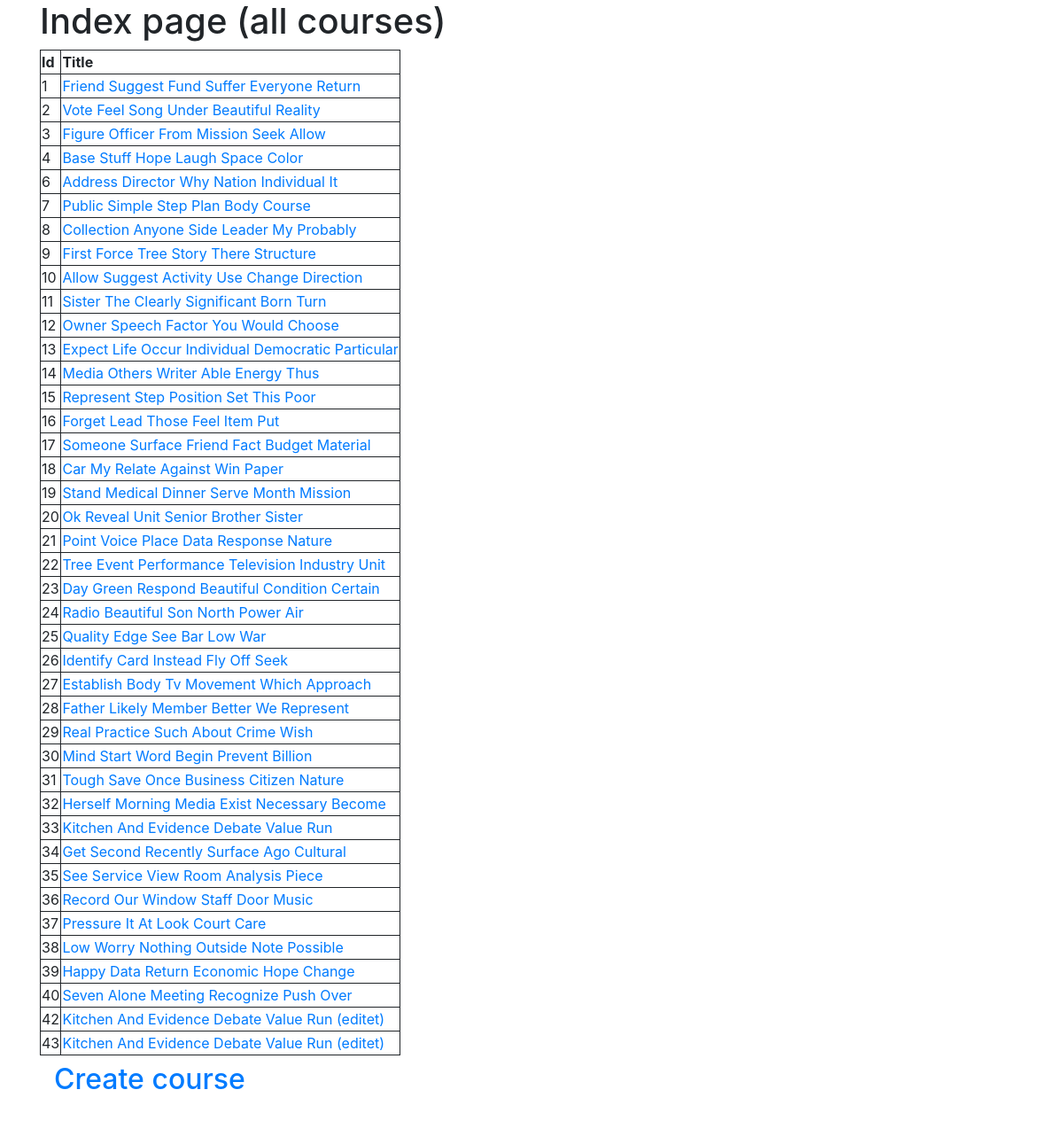
The app's page /index/ with its own data.
### mycourse/models.py (models this page shows, shortened)
class AbstractModel(models.Model):
    class Meta:
        abstract = True

class Course(AbstractModel):
    COMP_LOW = 1
    COMP_NORMAL = 2
    COMP_HIGH = 3
    COMPLEXITY = (
        (COMP_LOW, 'low'),
        (COMP_NORMAL, 'normal'),
        (COMP_HIGH, 'high'),
    )
    title = models.CharField(max_length=250)
    complexity = models.IntegerField(choices=COMPLEXITY)
    time_created = models.DateTimeField(auto_now_add=True)

### mycourse/views.py (the view)
# urls.py: path('', index_view, name='index'),
def index_view(request):
    context = {'all_courses': Course.objects.all()}
    return render(request, 'index.html', context=context)

### mycourse/templates/index.html (shortened to what this page needs)
{% extends 'base.html' %}
{% block content %}
<body>
<h1> Index page (all courses)</h1>
<table style="border: 1px solid">
    <tr style="border: 1px solid">
        <th style="border: 1px solid">Id</th>
        <th style="border: 1px solid">Title</th>
    </tr>
{% for course in all_courses %}
    <tr style="border: 1px solid">
        <td style="border: 1px solid"> {{ course.id }} </td>
        <td style="border: 1px solid"> <a href="one_course/{{ course.id}}/">{{ course.title }}</a></td>
    </tr>
{% endfor %}
 </table>
</body>
<footer>
    <ul class="nav">
        <li class="nav-item">
            <h2><a class="nav-link" href="create_course">Create course</a></h2>
        </li>
    </ul>
</footer>
<br><br><br><br><br>
{% endblock content %}

### mycourse/templates/base.html (shortened to what this page needs)
<!DOCTYPE html>
<html lang="en">
<head>
    <link rel="stylesheet" href="https://stackpath.bootstrapcdn.com/bootstrap/4.4.1/css/bootstrap.min.css">
</head>
<body>
<div class="container">
    {% block content %}{% endblock content %}
</div>
</body>
</html>

### records on screen
Course: id "1", title "Friend Suggest Fund Suffer Everyone Return"
Course: id "2", title "Vote Feel Song Under Beautiful Reality"
Course: id "3", title "Figure Officer From Mission Seek Allow"
Course: id "4", title "Base Stuff Hope Laugh Space Color"
Course: id "6", title "Address Director Why Nation Individual It"
Course: id "7", title "Public Simple Step Plan Body Course"
Course: id "8", title "Collection Anyone Side Leader My Probably"
Course: id "9", title "First Force Tree Story There Structure"
Course: id "10", title "Allow Suggest Activity Use Change Direction"
Course: id "11", title "Sister The Clearly Significant Born Turn"
Course: id "12", title "Owner Speech Factor You Would Choose"
Course: id "13", title "Expect Life Occur Individual Democratic Particular"
Course: id "14", title "Media Others Writer Able Energy Thus"
Course: id "15", title "Represent Step Position Set This Poor"
Course: id "16", title "Forget Lead Those Feel Item Put"
Course: id "17", title "Someone Surface Friend Fact Budget Material"
Course: id "18", title "Car My Relate Against Win Paper"
Course: id "19", title "Stand Medical Dinner Serve Month Mission"
Course: id "20", title "Ok Reveal Unit Senior Brother Sister"
Course: id "21", title "Point Voice Place Data Response Nature"
Course: id "22", title "Tree Event Performance Television Industry Unit"
Course: id "23", title "Day Green Respond Beautiful Condition Certain"
Course: id "24", title "Radio Beautiful Son North Power Air"
Course: id "25", title "Quality Edge See Bar Low War"
Course: id "26", title "Identify Card Instead Fly Off Seek"
Course: id "27", title "Establish Body Tv Movement Which Approach"
Course: id "28", title "Father Likely Member Better We Represent"
Course: id "29", title "Real Practice Such About Crime Wish"
Course: id "30", title "Mind Start Word Begin Prevent Billion"
Course: id "31", title "Tough Save Once Business Citizen Nature"
Course: id "32", title "Herself Morning Media Exist Necessary Become"
Course: id "33", title "Kitchen And Evidence Debate Value Run"
Course: id "34", title "Get Second Recently Surface Ago Cultural"
Course: id "35", title "See Service View Room Analysis Piece"
Course: id "36", title "Record Our Window Staff Door Music"
Course: id "37", title "Pressure It At Look Court Care"
Course: id "38", title "Low Worry Nothing Outside Note Possible"
Course: id "39", title "Happy Data Return Economic Hope Change"
Course: id "40", title "Seven Alone Meeting Recognize Push Over"
Course: id "42", title "Kitchen And Evidence Debate Value Run (editet)"
Course: id "43", title "Kitchen And Evidence Debate Value Run (editet)"
